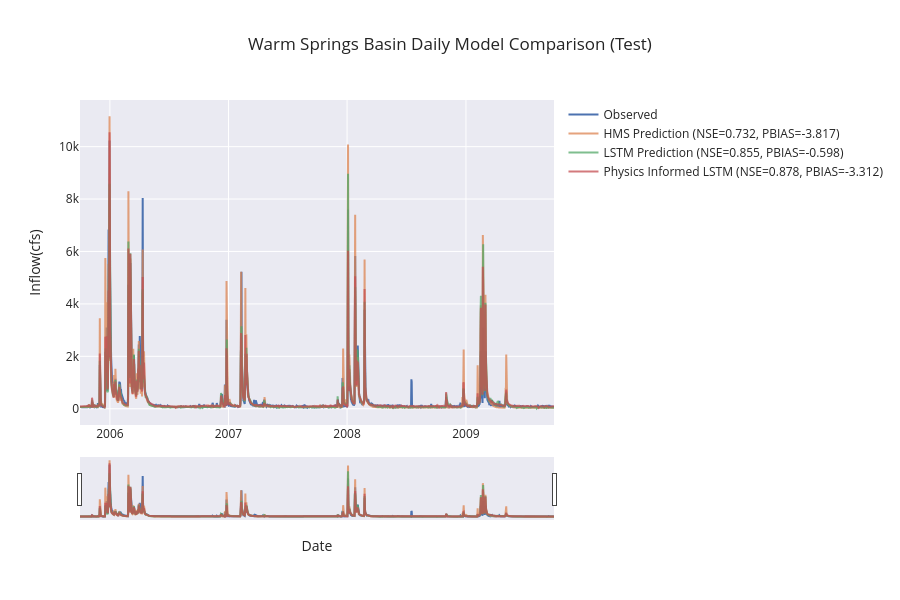

Notebook code cell kept with this figure:
### Code cell
if not skip_best_model_test:
    plot_timeseries_comparison(source=(no_physics_test_csv, physics_test_csv, path_to_physics_data), title="Warm Springs Basin Daily Model Comparison (Test)", backend="plotly", metrics=["NSE", "PBIAS"], metrics_out="warm_springs_daily_test_metrics.csv", ts_out="warm_springs_daily_test_combined_ts.csv", fig_out="warm_springs_daily_model_comparison.png", legend_font=12, axis_font=22)
else:
    plot_timeseries_comparison(source=combined_df, title="Warm Springs Basin Daily Model Comparison (Test)", backend="plotly", metrics=["NSE", "PBIAS"], metrics_out="warm_springs_daily_test_metrics.csv", ts_out="warm_springs_daily_test_combined_ts.csv", fig_out="warm_springs_daily_model_comparison.png", legend_font=12, axis_font=22)

### Figure 1 — Plotly figure (JSON) as saved in the notebook; plotly's stock layout.template omitted (floating-point values rounded to 4 significant figures; data arrays with more than 128 entries replaced by an {"elided": "..."} marker saying what was removed)
{"data": [{"line": {"width": 2}, "mode": "lines", "name": "Observed", "x": {"elided": "1460 str values"}, "y": {"elided": "1460 float values"}, "type": "scatter"}, {"line": {"width": 2}, "mode": "lines", "name": "HMS Prediction (NSE=0.732, PBIAS=-3.817)", "opacity": 0.75, "x": {"elided": "1460 str values"}, "y": {"elided": "1460 float values"}, "type": "scatter"}, {"line": {"width": 2}, "mode": "lines", "name": "LSTM Prediction (NSE=0.855, PBIAS=-0.598)", "opacity": 0.75, "x": {"elided": "1460 str values"}, "y": {"elided": "1460 float values"}, "type": "scatter"}, {"line": {"width": 2}, "mode": "lines", "name": "Physics Informed LSTM (NSE=0.878, PBIAS=-3.312)", "opacity": 0.75, "x": {"elided": "1460 str values"}, "y": {"elided": "1460 float values"}, "type": "scatter"}], "layout": {"legend": {"font": {"size": 12}, "x": 1.02, "y": 1, "xanchor": "left", "yanchor": "top", "bgcolor": "rgba(0,0,0,0)"}, "xaxis": {"rangeslider": {"visible": true}, "title": {"text": "Date"}, "type": "date"}, "margin": {"r": 300}, "title": {"text": "Warm Springs Basin Daily Model Comparison (Test)"}, "height": 600, "yaxis": {"title": {"text": "Inflow(cfs)"}}, "hovermode": "x unified"}}
